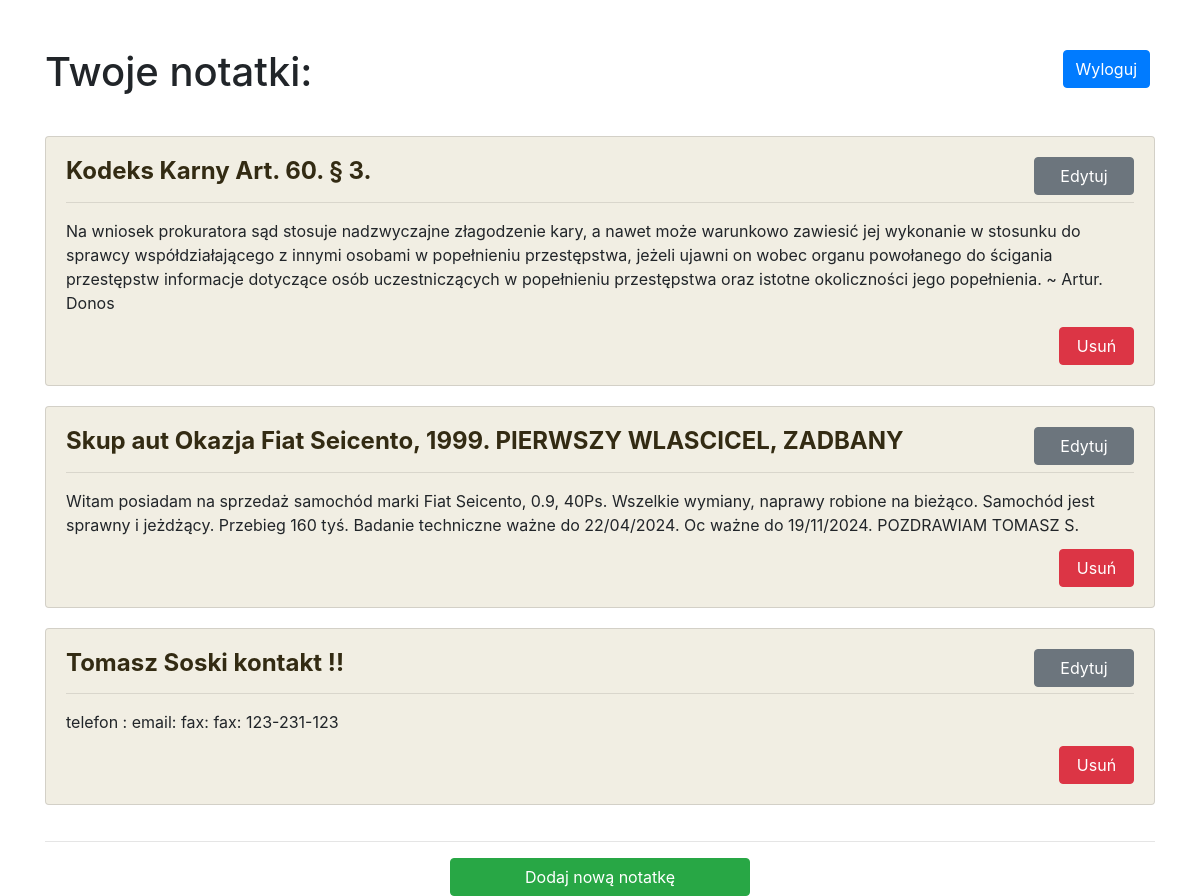
/ (signed in), run on an earlier commit of the app's database.
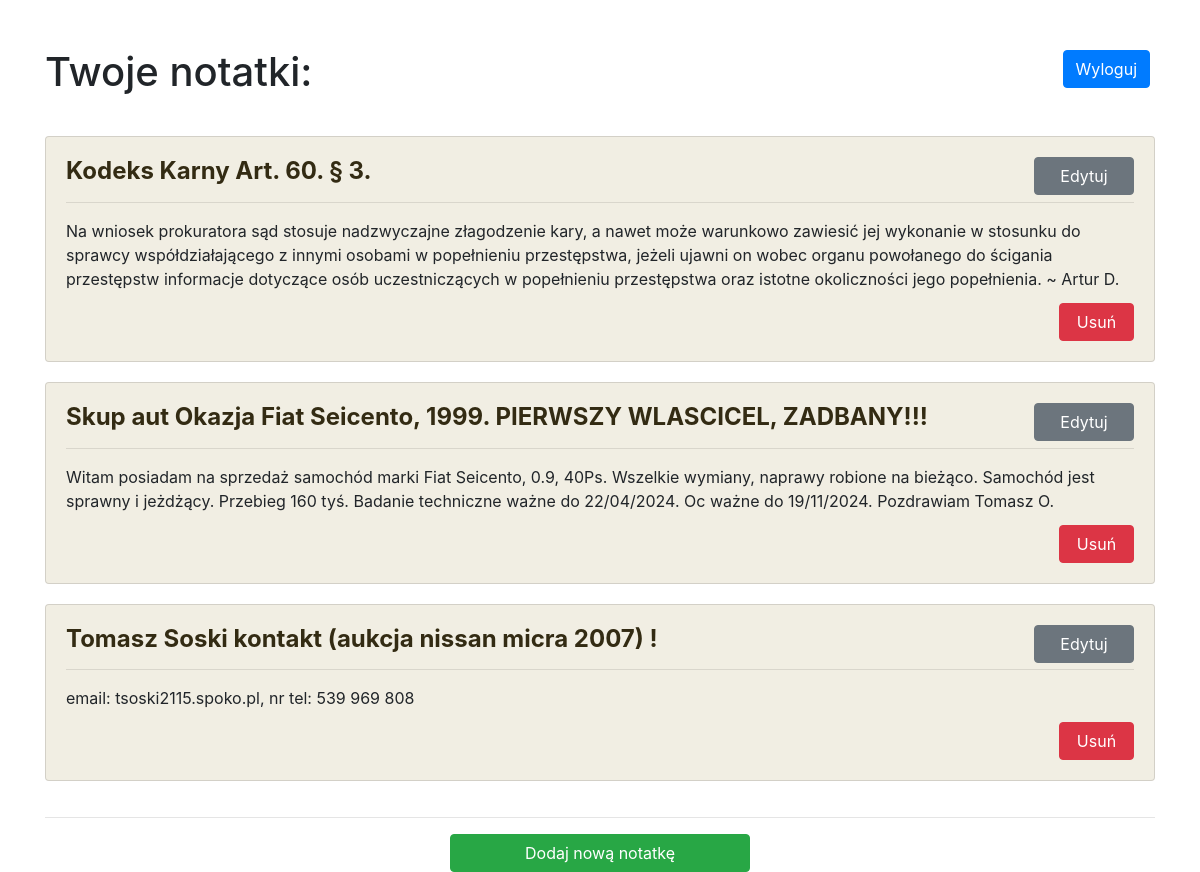
And on a later commit of the database.
### models/models.py (models this page shows)
class Note(db.Model):
    id = mapped_column(db.Integer, primary_key=True)
    title = mapped_column(db.String(100), nullable=False)
    content = mapped_column(db.Text, nullable=False)
    user_id = mapped_column(db.Integer, db.ForeignKey('user.id'), nullable=False)

### views/notes.py (the view)
@bp.route('/')
def notes():
    user_id = session.get('user_id')
    if user_id:
        notes = Note.query.filter_by(user_id=user_id).all()
        return render_template('notes.html', notes=notes)
    else:
        flash('Musisz być zalogowany żeby przeglądać notatki', 'error')
        return redirect(url_for('login_bp.login'))

### templates/notes.html (shortened to what this page needs)
<!DOCTYPE html>
<html lang="en">
<head>
    <link href="https://stackpath.bootstrapcdn.com/bootstrap/4.5.2/css/bootstrap.min.css" rel="stylesheet">
</head>
<body>
    <div class="container mt-5">
        <h1 style="margin-bottom: 40px;">Twoje notatki:</h1>
        <div class="row">
            {% for note in notes %}
            <div class="col-md-12">
                <div class="card note-card">
                    <div class="card-body">
                        <h4 class="card-title" style="color: rgb(51, 43, 19); font-weight: 700;">{{ note.title }}</h5>
                            <hr>
                            <p class="card-text">{{ note.content }}</p>
                    </div>
                    <form method="GET" action="{{ url_for('notes_bp.edit_note', note_id=note.id) }}" class="edit-btn">
                        <button type="submit" class="btn btn-secondary" style="width: 100px;">Edytuj</button>
                    </form>
                    <form method="POST" action="{{ url_for('notes_bp.delete_note', note_id=note.id) }}"
                        class="delete-btn">
                        <button type="submit" class="btn btn-danger" style="width: 75px;">Usuń</button>
                    </form>
                </div>
            </div>
            {% endfor %}
        </div>
        <hr>
        <a href="{{ url_for('notes_bp.add_note') }}" class="btn btn-success d-block mx-auto" style="width: 300px;">Dodaj nową notatkę</a>
        <a href="{{ url_for('login_bp.logout') }}" class="btn btn-primary"
            style="position: absolute; right:50px; top: 50px">Wyloguj</a>
    </div>
</body>
</html>

### templates/notes.html (style rules this page uses)
.note-card { margin-bottom: 20px; background-color: rgb(241, 238, 227); position: relative; padding-bottom: 50px; }
.note-card .card-body { padding: 20px; }
.edit-btn { position: absolute; top: 20px; right: 20px; }
.delete-btn { position: absolute; bottom: 20px; right: 20px; }

What changed in the data, as far as the page shows it:
removed Note: title "Tomasz Soski kontakt !!", content "telefon : email: fax: fax: 123-231-123"
changed Note "Kodeks Karny Art. 60. § 3.": content "…okoliczności jego popełnienia. ~ Artur. Donos" → "…okoliczności jego popełnienia. ~ Artur D."
changed Note: title "Skup aut Okazja Fiat Seicento, 1999. PIERWSZY WLASCICEL, ZADBANY" → "Skup aut Okazja Fiat Seicento, 1999. PIERWSZY WLASCICEL, ZADBANY!!!"; content "…Oc ważne do 19/11/2024. POZDRAWIAM TOMASZ S." → "…Oc ważne do 19/11/2024. Pozdrawiam Tomasz O."
added Note: title "Tomasz Soski kontakt (aukcja nissan micra 2007) !", content "email: tsoski2115.spoko.pl, nr tel: 539 969 808"
